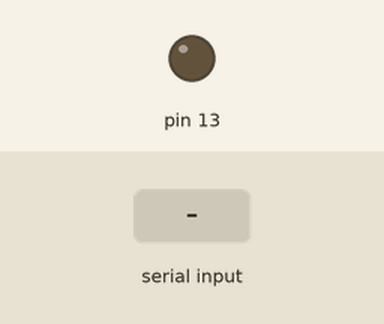
Recording of a sketch running on a simulated Arduino Uno, built with avr-gcc and run on an emulated ATmega328P. On the bench: output pins drawn as LEDs (lit = HIGH). The inputs (shaded band) are chosen by the test bench.

Above: at 1.2 s.
1.3 s: "1" received over Serial
At 2.0 s:
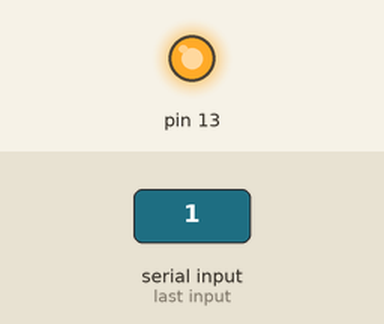
2.8 s: "0" received over Serial
At 3.1 s:
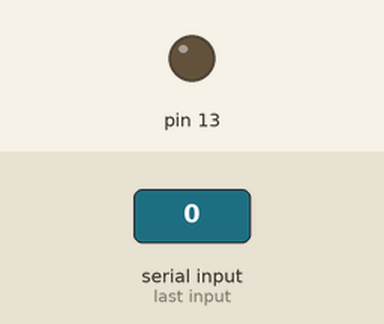
Timing chart, 0 to 5.8 s (numbered marks = the images above; inputs shaded):
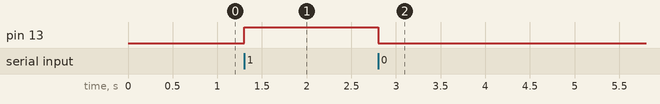

The sketch:

controlWithSerial.ino
```cpp
// Program to control the Arduino built-in led using the Serial Monitor

void setup() {
  Serial.begin(9600); // communicate Serial with the Arduino
  pinMode(13, OUTPUT);
}


void loop() {
  if (Serial.available()){
    // get the input from Serial Monitor
    int input = Serial.read();
    // 1 is received as 49 in the Serial Monitor. So if receive 49, light the led
    if (input == 49) {
      digitalWrite(13, HIGH);
    // 0 is received as 48 in the Serial Monitor
    } else if (input == 48) {
      digitalWrite(13, LOW);
    }
    }
}
```

Measured:
- after the input at 1.3 s, pin 13: LOW → HIGH at once
- after the input at 2.8 s, pin 13: HIGH → LOW at once
